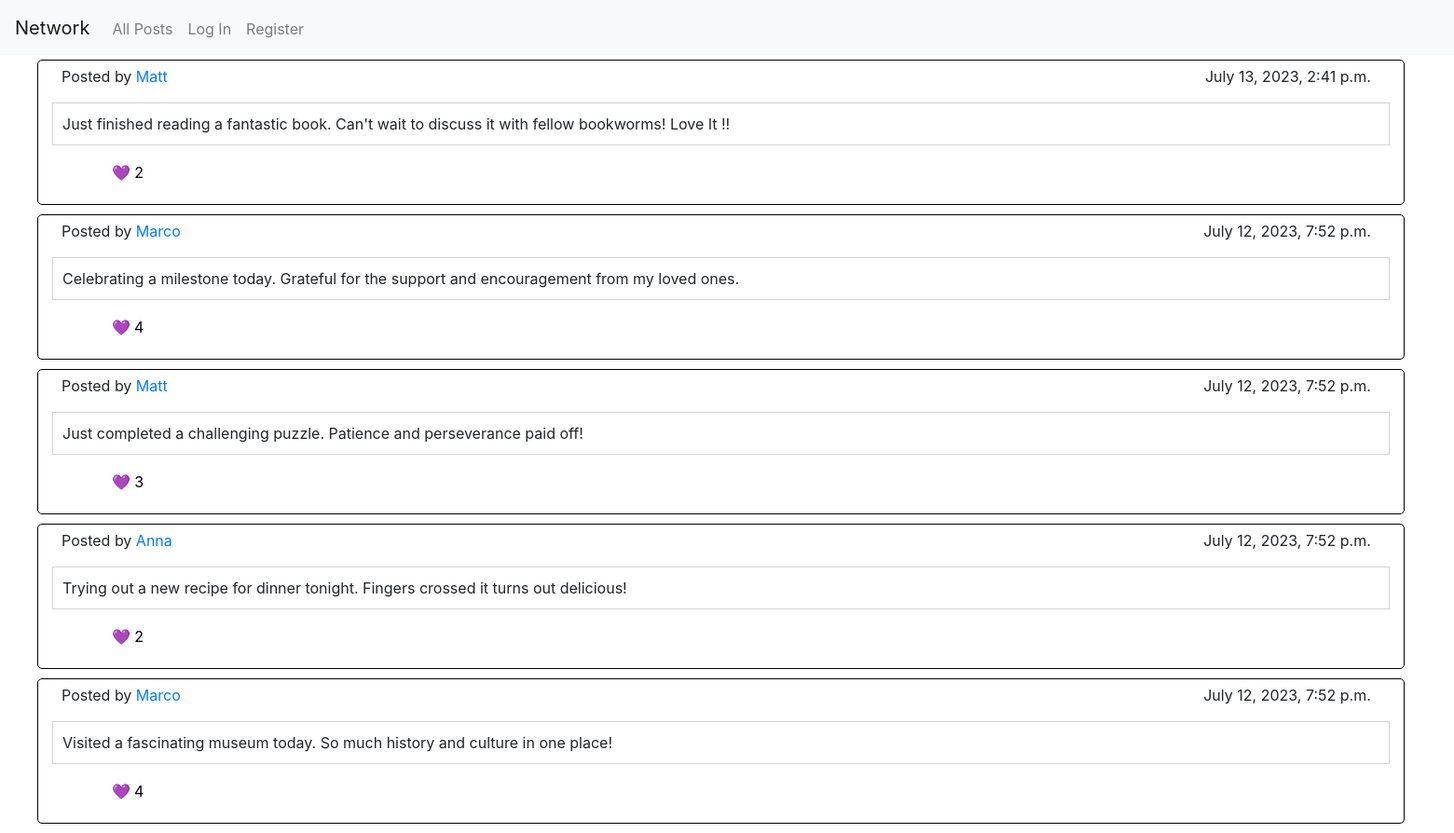
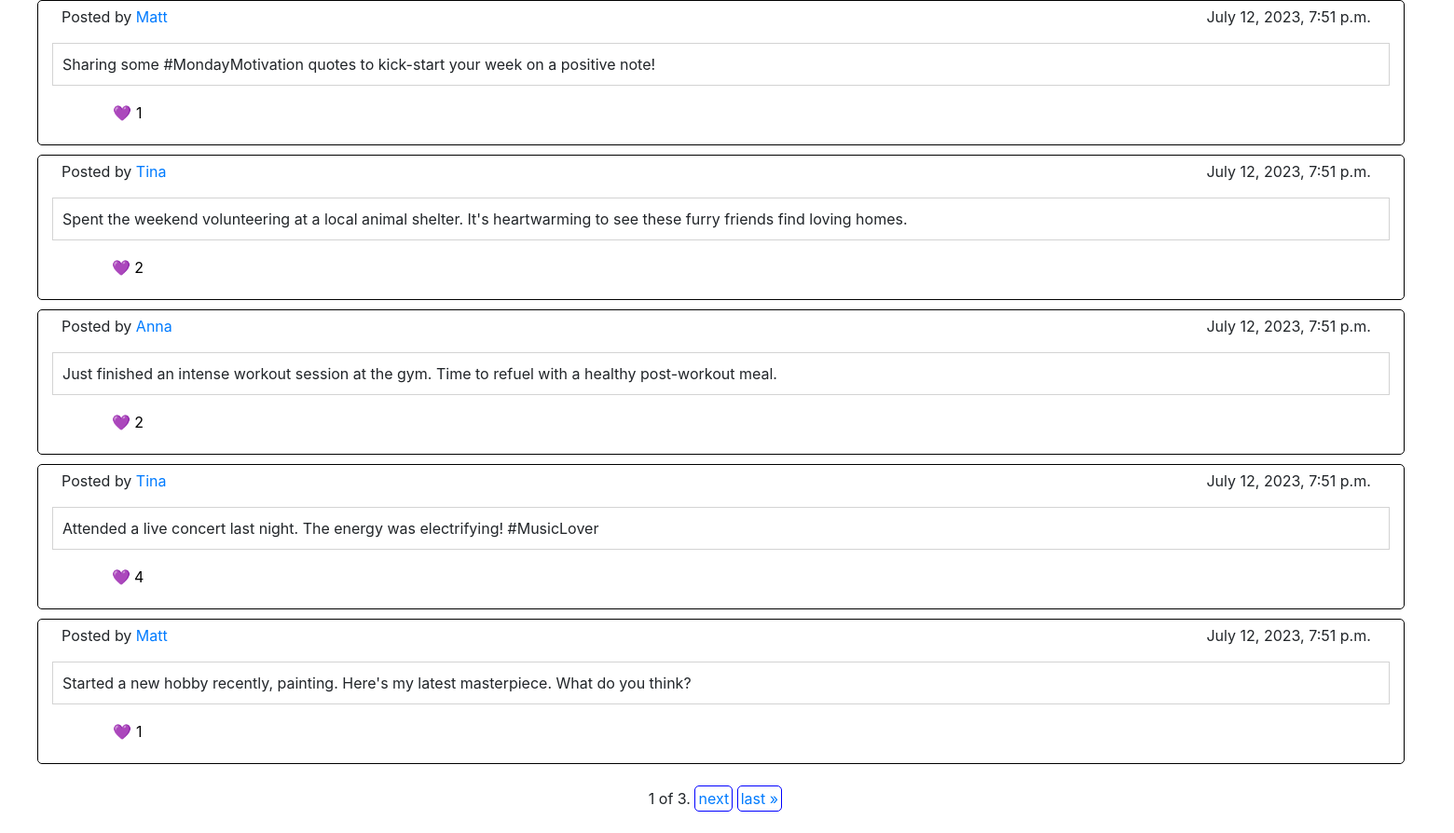
The page / on the database its author committed (2 pictures, top to bottom).
### network/models.py (models this page shows, shortened)
class Post(models.Model):
    id = models.BigAutoField(primary_key=True)
    user = models.ForeignKey(User, on_delete=models.CASCADE)
    body_text = models.TextField()
    timestamp = models.DateTimeField()
    likes = models.IntegerField(default=0)
    liked_by = models.ManyToManyField(User, related_name='likes', blank=True)

class User(AbstractUser):
    id = models.BigAutoField(primary_key=True)

### network/views.py (the view)
# urls.py: path("", views.index, name="index"),
def index(request):
    post_list = Post.objects.all().order_by('-timestamp')
    paginator = Paginator(post_list, 10)  # Show x posts per page.
    page_number = request.GET.get('page')
    page_obj = paginator.get_page(page_number)
    context = {
        "page_obj": page_obj,
        "is_index_page": True,
    }
    return render(request, 'network/index.html', context)

### network/templates/network/index.html (shortened to what this page needs)
{% extends "network/layout.html" %}
{% block body %}
<ul id="post_list">
  {% for post in page_obj %}
  <li>
    <div class="user_post" id="post_{{ post.id }}">
      <div class="user_info">
        <p id="post_username">Posted by <a href="{% url 'user_page' user_id=post.user.id %}">{{ post.user }}</a></p>
        <p id="post_timestamp">{{ post.timestamp }}</p>
      </div>
      <p id="post_body">{{ post.body_text }}</p>
      <form id="post_opt">
          <button class="like_button" data-post-id="{{ post.id }}">
            <p class="post_likes">&#x1F49C; {{ post.likes }}</p>
          </button>
      </form>
    </div>
  </li>
  {% empty %}
  <li>No Posts.</li>
  {% endfor %}
</ul>
<div class="pagination" id="pagination">
  <span class="step-links">
    <span class="current">
      {{ page_obj.number }} of {{ page_obj.paginator.num_pages }}.
    </span>
    {% if page_obj.has_next %}
      <a id="pag_opt" href="?page={{ page_obj.next_page_number }}">next</a>
      <a id="pag_opt" href="?page={{ page_obj.paginator.num_pages }}">last &raquo;</a>
    {% endif %}
  </span>
</div>
{% endblock %}

### network/templates/network/layout.html (shortened to what this page needs)
{% load static %}
<!DOCTYPE html>
<html lang="en">
    <head>
        <link rel="stylesheet" href="https://stackpath.bootstrapcdn.com/bootstrap/4.4.1/css/bootstrap.min.css">
        <link href="{% static 'network/styles.css' %}" rel="stylesheet">
    </head>
    <body>
        <nav class="navbar navbar-expand-lg navbar-light bg-light" id="navbar">
            <a class="navbar-brand" href="#">Network</a>
            <div>
              <ul class="navbar-nav mr-auto">
                <li class="nav-item">
                  <a class="nav-link" href="{% url 'index' %}">All Posts</a>
                </li>
                {% if user.is_authenticated %}
                    <li class="nav-item">
                        <a class="nav-link" href="{% url 'following' %}">Following</a>
                    </li>
                    {% if is_index_page %}
                        <button id="create-post" class="create-button">Create Post</button>
                    {% endif %}
                {% else %}
                    <li class="nav-item">
                        <a class="nav-link" href="{% url 'login' %}">Log In</a>
                    </li>
                    <li class="nav-item">
                        <a class="nav-link" href="{% url 'register' %}">Register</a>
                    </li>
                {% endif %}
              </ul>
            </div>
          </nav>
        <div class="body">
            {% block body %}
            {% endblock %}
        </div>
    </body>
</html>

### network/static/network/styles.css (style rules this page uses)
.nav-item { margin-top: 3px; }
#post_list { list-style-type: none; }
.user_post { width: 96.5%; height: 80%; border: 1px solid black; border-radius: 5px; padding: 5px; margin-top: 5px; margin-bottom: 10px; align-items: center; }
.user_info { display: flex; flex-grow: 1; justify-content: space-between; margin-left: 20px; margin-right: 30px; }
#post_body { margin-left: 10px; margin-right: 10px; padding: 10px; border: 1px solid lightgrey; white-space: pre-wrap; }
#post_opt { display: grid; grid-template-columns: repeat(8, 1fr); }
.like_button { border: none; background: transparent; grid-column: 1 / 2; }
#pagination { position: relative; left: 43%; cursor: pointer; margin: 25px; }
#pag_opt { border-radius: 5px; padding: 3px; border: 1px solid blue; }

### rows shown on the page
Post: user "Matt", timestamp "July 13, 2023, 2:41 p.m.", body_text "Just finished reading a fantastic book. Can't wait to discuss it with fellow bookworms! Love It !!", likes "2"
Post: user "Marco", timestamp "July 12, 2023, 7:52 p.m.", body_text "Celebrating a milestone today. Grateful for the support and encouragement from my loved ones.", likes "4"
Post: user "Matt", timestamp "July 12, 2023, 7:52 p.m.", body_text "Just completed a challenging puzzle. Patience and perseverance paid off!", likes "3"
Post: user "Anna", timestamp "July 12, 2023, 7:52 p.m.", body_text "Trying out a new recipe for dinner tonight. Fingers crossed it turns out delicious!", likes "2"
Post: user "Marco", timestamp "July 12, 2023, 7:52 p.m.", body_text "Visited a fascinating museum today. So much history and culture in one place!", likes "4"
Post: user "Matt", timestamp "July 12, 2023, 7:51 p.m.", body_text "Sharing some #MondayMotivation quotes to kick-start your week on a positive note!", likes "1"
Post: user "Tina", timestamp "July 12, 2023, 7:51 p.m.", body_text "Spent the weekend volunteering at a local animal shelter. It's heartwarming to see these furry friends find loving homes.", likes "2"
Post: user "Anna", timestamp "July 12, 2023, 7:51 p.m.", body_text "Just finished an intense workout session at the gym. Time to refuel with a healthy post-workout meal.", likes "2"
Post: user "Tina", timestamp "July 12, 2023, 7:51 p.m.", body_text "Attended a live concert last night. The energy was electrifying! #MusicLover", likes "4"
Post: user "Matt", timestamp "July 12, 2023, 7:51 p.m.", body_text "Started a new hobby recently, painting. Here's my latest masterpiece. What do you think?", likes "1"

### other values the page prints
{{ page_obj.number }} "1"
{{ page_obj.paginator.num_pages }} "3"
